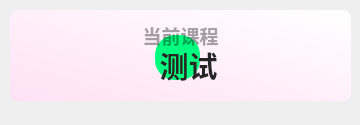
<?xml version="1.0" encoding="UTF-8"?>
<ui version="4.0">
 <class>Form</class>
 <widget class="QWidget" name="Form">
  <property name="geometry">
   <rect>
    <x>0</x>
    <y>0</y>
    <width>360</width>
    <height>125</height>
   </rect>
  </property>
  <property name="minimumSize">
   <size>
    <width>0</width>
    <height>100</height>
   </size>
  </property>
  <property name="maximumSize">
   <size>
    <width>16777215</width>
    <height>65536</height>
   </size>
  </property>
  <property name="windowTitle">
   <string>当前课程</string>
  </property>
  <widget class="QPushButton" name="subject">
   <property name="geometry">
    <rect>
     <x>10</x>
     <y>40</y>
     <width>341</width>
     <height>51</height>
    </rect>
   </property>
   <property name="font">
    <font>
     <family>Microsoft YaHei UI</family>
     <pointsize>22</pointsize>
     <weight>75</weight>
     <bold>true</bold>
    </font>
   </property>
   <property name="styleSheet">
    <string notr="true">border: none;
color: rgba(37, 37, 37, 255);
font-weight: bold;</string>
   </property>
   <property name="text">
    <string>  测试</string>
   </property>
   <property name="icon">
    <iconset>
     <normaloff>../../../../../img/it.svg</normaloff>../../../../../img/it.svg</iconset>
   </property>
   <property name="iconSize">
    <size>
     <width>36</width>
     <height>26</height>
    </size>
   </property>
  </widget>
  <widget class="QLabel" name="blurEffect">
   <property name="geometry">
    <rect>
     <x>155</x>
     <y>35</y>
     <width>45</width>
     <height>45</height>
    </rect>
   </property>
   <property name="styleSheet">
    <string notr="true">background-color: rgb(0, 255, 127);
border-radius:20px</string>
   </property>
   <property name="text">
    <string/>
   </property>
  </widget>
  <widget class="QLabel" name="sub_title">
   <property name="geometry">
    <rect>
     <x>30</x>
     <y>0</y>
     <width>301</width>
     <height>71</height>
    </rect>
   </property>
   <property name="font">
    <font>
     <family>Microsoft YaHei UI</family>
     <pointsize>14</pointsize>
     <weight>75</weight>
     <bold>true</bold>
    </font>
   </property>
   <property name="styleSheet">
    <string notr="true">color: rgba(0, 0, 0, 90);
font-weight: bold;</string>
   </property>
   <property name="text">
    <string>当前课程</string>
   </property>
   <property name="textFormat">
    <enum>Qt::PlainText</enum>
   </property>
   <property name="alignment">
    <set>Qt::AlignCenter</set>
   </property>
  </widget>
  <widget class="QLabel" name="backgnd">
   <property name="geometry">
    <rect>
     <x>10</x>
     <y>10</y>
     <width>341</width>
     <height>91</height>
    </rect>
   </property>
   <property name="styleSheet">
    <string notr="true">background-color: qlineargradient(spread:pad, x1:0, y1:1, x2:1, y2:0, stop:0 rgba(255, 225, 245, 255), stop:1 rgba(255, 255, 255, 255));
border-radius: 8px</string>
   </property>
   <property name="text">
    <string/>
   </property>
  </widget>
  <widget class="QLabel" name="img">
   <property name="geometry">
    <rect>
     <x>30</x>
     <y>10</y>
     <width>91</width>
     <height>91</height>
    </rect>
   </property>
   <property name="styleSheet">
    <string notr="true"/>
   </property>
   <property name="pixmap">
    <pixmap>img/1.png</pixmap>
   </property>
   <property name="scaledContents">
    <bool>true</bool>
   </property>
  </widget>
  <zorder>backgnd</zorder>
  <zorder>img</zorder>
  <zorder>blurEffect</zorder>
  <zorder>sub_title</zorder>
  <zorder>subject</zorder>
 </widget>
 <resources/>
 <connections/>
</ui>
